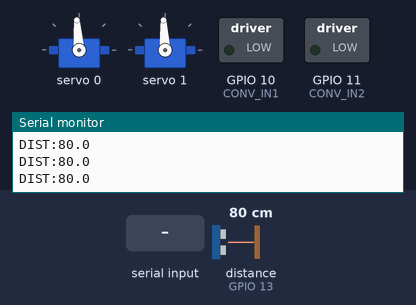
Bench run of a sketch on a simulated ESP32-S3. Shown: 2 × servo, switched loads named in the sketch (green lamp = pin HIGH), the last lines printed to the serial monitor. Wiring (inferred from the names in the program): ultrasonic range finder: trigger GPIO 12; echo GPIO 13. The test bench sets the inputs (shaded band); at power-on: distance to the obstacle (sensor on GPIO 13) 80 cm. The echo pulse lasts 58.3 µs per cm; pins used as bus, display or sensor lines are not drawn.

Above: at 5.7 s.
5.8 s: "MOT:90\n" received over Serial
At 7.0 s:
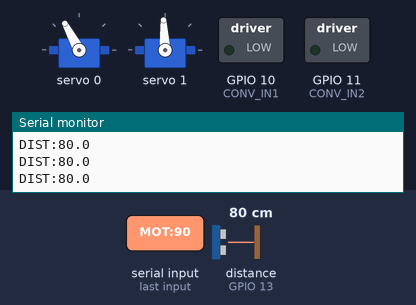
7.3 s: "SRV:90\n" received over Serial
At 8.2 s:
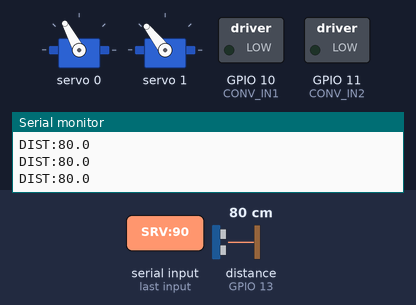
8.8 s: "MOT:\n" received over Serial
At 9.3 s:
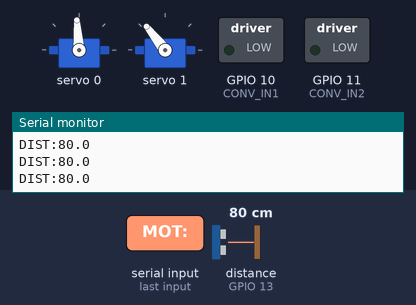
10.3 s: "SRV:\n" received over Serial
At 11.7 s:
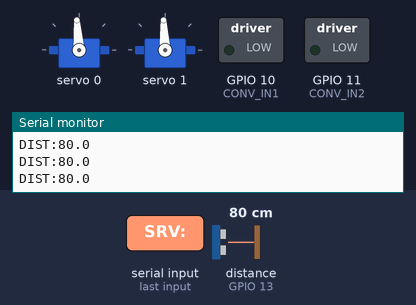
Timing chart, 0 to 12.8 s (numbered marks = the images above; inputs shaded):
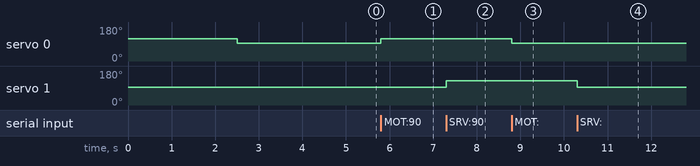

The sketch:

esp32_barco.ino
```cpp
/*
  Barco Autónomo TMR — ESP32-S3
  ==============================
  Recibe comandos seriales desde Raspberry Pi (ROS2) y controla:
    - 1 motor de propulsión via PCA9685 CH0 (ESC 50A)
    - Servo timón via PCA9685 CH1  ← rango ampliado a ±60°
    - Banda transportadora via L298N conectado a pines GPIO del ESP32
    - Sensor ultrasónico HC-SR04

  Protocolo serial (Raspberry → ESP32):
    MOT:0.50\n             velocidad motor [-1.00 .. 1.00]
    SRV:30.0\n             ángulo servo  [-60.0 .. 60.0]
    CONV:ON\n              encender banda
    CONV:OFF\n             apagar banda

  Protocolo serial (ESP32 → Raspberry):
    DIST:32.5\n            distancia ultrasónico en cm
    CONV:ON\n / CONV:OFF\n confirmación estado banda
    HB:OK\n                heartbeat cada 5s
*/

#include <Wire.h>
#include <Adafruit_PWMServoDriver.h>
#include <ESP32Servo.h>

Adafruit_PWMServoDriver pwm = Adafruit_PWMServoDriver();

// ── Canales PCA9685 ──
#define CH_MOTOR   0   // ESC motor único
#define CH_TIMON   1   // Servo timón

// ── Valores PWM para ESC (ajustar según calibración) ──
#define ESC_NEUTRO  310
#define ESC_MIN     260   // reversa máxima
#define ESC_MAX     360   // adelante máximo

// ── Servo timón — rango ampliado a ±60° ──
// Ajusta SERVO_MIN y SERVO_MAX según el recorrido físico real del servo.
// Partiendo del rango anterior ±45° → [250, 370], se extrapoló a ±60°.
#define SERVO_CENTRO  307
#define SERVO_MIN     232   // izquierda máxima  (-60°)
#define SERVO_MAX     382   // derecha máxima    (+60°)

// ── L298N para banda transportadora ──
#define CONV_IN1  10    // GPIO10 → L298N IN1
#define CONV_IN2  11    // GPIO11 → L298N IN2

// ── Ultrasónico HC-SR04 ──
#define TRIG_PIN  12
#define ECHO_PIN  13

// ── Estado ──
bool  conveyorOn  = false;
float motorVel    = 0.0;
float timonAngulo = 0.0;

unsigned long lastCmd       = 0;
unsigned long lastHeartbeat = 0;
const unsigned long WATCHDOG_MS  = 1500;
const unsigned long HEARTBEAT_MS = 5000;

// ────────────────────────────────────────────
// Conversión velocidad [-1,1] → pulso PCA9685
// ────────────────────────────────────────────
int speedToPWM(float speed) {
  speed = constrain(speed, -1.0, 1.0);
  if (speed >= 0)
    return (int)(ESC_NEUTRO + speed * (ESC_MAX - ESC_NEUTRO));
  else
    return (int)(ESC_NEUTRO + speed * (ESC_NEUTRO - ESC_MIN));
}

// ────────────────────────────────────────────
// Conversión ángulo [-60,60] → pulso PCA9685
// ────────────────────────────────────────────
int angleToPWM(float angle) {
  angle = constrain(angle, -60.0, 60.0);
  return (int)(SERVO_CENTRO + (angle / 60.0) * (SERVO_MAX - SERVO_CENTRO));
}

// ────────────────────────────────────────────
// Control motor
// ────────────────────────────────────────────
void setMotor(float vel) {
  motorVel = vel;
  pwm.setPWM(CH_MOTOR, 0, speedToPWM(vel));
}

void stopMotor() {
  setMotor(0.0);
}

// ────────────────────────────────────────────
// Control timón
// ────────────────────────────────────────────
void setTimon(float angle) {
  timonAngulo = angle;
  pwm.setPWM(CH_TIMON, 0, angleToPWM(angle));
}

// ────────────────────────────────────────────
// Control banda transportadora (L298N)
// ────────────────────────────────────────────
void setBanda(bool on) {
  conveyorOn = on;
  if (on) {
    digitalWrite(CONV_IN1, HIGH);
    digitalWrite(CONV_IN2, LOW);
    Serial.println("CONV:ON");
  } else {
    digitalWrite(CONV_IN1, LOW);
    digitalWrite(CONV_IN2, LOW);
    Serial.println("CONV:OFF");
  }
}

// ────────────────────────────────────────────
// Sensor ultrasónico
// ────────────────────────────────────────────
float medirDistancia() {
  digitalWrite(TRIG_PIN, LOW);
  delayMicroseconds(2);
  digitalWrite(TRIG_PIN, HIGH);
  delayMicroseconds(10);
  digitalWrite(TRIG_PIN, LOW);

  long duracion = pulseIn(ECHO_PIN, HIGH, 30000);
  if (duracion == 0) return 999.0;
  return (duracion * 0.0343) / 2.0;  // cm
}

// ────────────────────────────────────────────
// Parser de comandos seriales
// ────────────────────────────────────────────
void procesarLinea(String line) {
  line.trim();
  if (line.length() == 0) return;

  // MOT:0.50  (un solo valor)
  if (line.startsWith("MOT:")) {
    float vel = line.substring(4).toFloat();
    setMotor(vel);
    lastCmd = millis();
    return;
  }

  // SRV:30.0  (rango -60 .. 60)
  if (line.startsWith("SRV:")) {
    float angle = line.substring(4).toFloat();
    setTimon(angle);
    lastCmd = millis();
    return;
  }

  // CONV:ON / CONV:OFF
  if (line.startsWith("CONV:")) {
    String estado = line.substring(5);
    estado.toUpperCase();
    setBanda(estado == "ON");
    lastCmd = millis();
    return;
  }
}

// ────────────────────────────────────────────
// Setup
// ────────────────────────────────────────────
void setup() {
  Serial.begin(115200);
  Wire.begin(8, 9);
  pwm.begin();
  pwm.setPWMFreq(50);

  delay(500);

  // Secuencia de armado ESC ZMR
  pwm.setPWM(CH_MOTOR, 0, ESC_MAX);   // maximo
  delay(2000);
  pwm.setPWM(CH_MOTOR, 0, ESC_NEUTRO); // neutro
  setTimon(0.0);
  delay(2000);

  pinMode(CONV_IN1, OUTPUT);
  pinMode(CONV_IN2, OUTPUT);
  setBanda(false);
  pinMode(TRIG_PIN, OUTPUT);
  pinMode(ECHO_PIN, INPUT);

  lastCmd = millis();
  Serial.println("HB:BOOT");
  Serial.println("ESP32 listo — 1 motor, timon +/-60deg");
}

// ────────────────────────────────────────────
// Loop
// ────────────────────────────────────────────
void loop() {
  if (Serial.available()) {
    String line = Serial.readStringUntil('\n');
    procesarLinea(line);
  }
  // Debug: mostrar todo lo que llega
  while (Serial.available()) {
    String line = Serial.readStringUntil('\n');
    line.trim();
    Serial.print("Recibido: [");
    Serial.print(line);
    Serial.println("]");
    procesarLinea(line);
  }
  // Watchdog: sin comandos → stop motor
  //if (millis() - lastCmd > WATCHDOG_MS) {
    //if (abs(motorVel) > 0.01) {
      //stopMotor();
      //Serial.println("WDG:STOP");
    //}
  //}

  // Ultrasónico cada 200ms
  static unsigned long lastSonar = 0;
  if (millis() - lastSonar > 200) {
    float dist = medirDistancia();
    Serial.print("DIST:");
    Serial.println(dist, 1);
    lastSonar = millis();
  }

  // Heartbeat cada 5s
  if (millis() - lastHeartbeat > HEARTBEAT_MS) {
    Serial.println("HB:OK");
    lastHeartbeat = millis();
  }

}
```

Measured:
- after the input at 5.8 s, servo 0: 94° → 118° at once
- after the input at 7.3 s, servo 1: 93° → 128° at once
- after the input at 8.8 s, servo 0: 118° → 94° at once
- after the input at 10.3 s, servo 1: 128° → 93° at once
